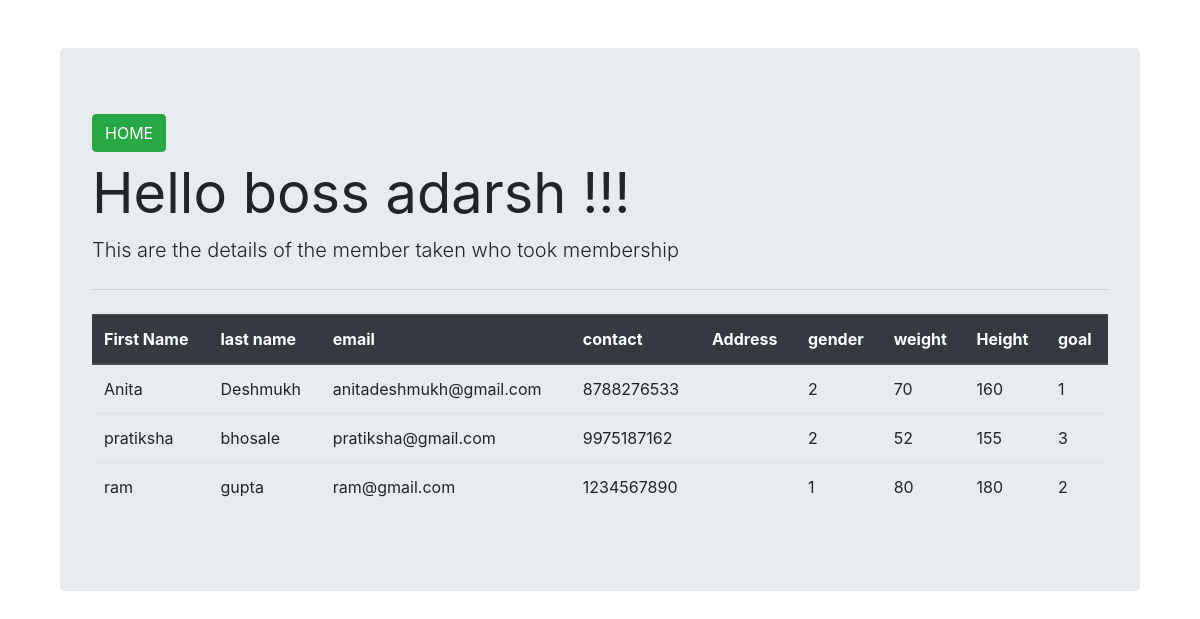
Screenshot of /showMembers (signed in) with the database file from the repository.
### index/models.py (models this page shows, shortened)
class MyUser(AbstractUser):
    Admin=models.BooleanField(default=False)
    Member=models.BooleanField(default=False)
    username=models.CharField(null=True,max_length=10,unique=True)
    first_name=models.CharField(null=True,max_length=20)
    last_name=models.CharField(null=True,max_length=20)
    email=models.EmailField(null=True,unique=True,validators=[validate_email])

class Membership(models.Model):
    first_name=models.CharField(null=True,max_length=20)
    last_name=models.CharField(null=True,max_length=20)
    email=models.EmailField(null=True,unique=True,validators=[validate_email])
    contact=models.IntegerField(null=True,unique=True)
    Address=models.TextField(null=True)
    gender=models.CharField(null=True,max_length=50,choices=gender_choice)
    weight=models.IntegerField(null=True,help_text="Weight should be in KG")
    height=models.IntegerField(null=True,help_text="Height should be in CM")
    goal=models.CharField(null=True,max_length=50,choices=goal_choice)

### index/views.py (the view)
# urls.py: path('showMembers', views.showMembers, name='showMembers'),
@csrf_protect
def showMembers(request):
    if request.session.has_key("is_logged"):
        data=Membership.objects.all()
        return render (request,"showMembers.html",{"data":data})

### index/templates/showMembers.html (shortened to what this page needs)
{% load crispy_forms_tags %}
<!DOCTYPE html>
<html lang="en">
<head>
    <link rel="stylesheet" href="https://cdn.jsdelivr.net/npm/bootstrap@4.3.1/dist/css/bootstrap.min.css">
    <link rel="stylesheet" href="https://cdnjs.cloudflare.com/ajax/libs/font-awesome/5.11.2/css/all.min.css" />
</head>
<body>
    <div class="container">
        <div class="col-md-12 offset-md-0 mt-5" >
            <div class="jumbotron">
                <h2><a href={% url "boss" %} class="btn btn-success">HOME</a></h2>
                <h1 class="display-4"><b>Hello boss {{request.user.username}} !!!</b></h1>
                <p class="lead">This are the details of the member taken who took membership</p>
                <hr class="my-4">
                <table class="table">
                    <thead class="thead-dark">
                      <tr>
                        <th scope="col">First Name</th>
                        <th scope="col">last name</th>
                        <th scope="col">email</th>
                        <th scope="col">contact</th>
                        <th scope="col">Address</th>
                        <th scope="col">gender</th>
                        <th scope="col">weight</th>
                        <th scope="col">Height</th>
                        <th scope="col">goal</th>
                      </tr>
                    </thead>
                    <tbody>
                        {% for i in data %}
                      <tr>
                        <td>{{i.first_name}}</td>
                        <td>{{i.last_name}}</td>
                        <td>{{i.email}}</td>
                        <td>{{i.contact}}</td>
                        <td>{{i.address}}</td>
                        <td>{{i.gender}}</td>
                        <td>{{i.weight}}</td>
                        <td>{{i.height}}</td>
                        <td>{{i.goal}}</td>
                      </tr>
                      {% endfor %}
                    </tbody>
                  </table>
            </div>
        </div>
    </div>
</body>
</html>

### rows the page displays
MyUser: user.username "adarsh"
Membership: first_name "Anita", last_name "Deshmukh", email "anitadeshmukh@gmail.com", contact "8788276533", gender "2", weight "70", height "160", goal "1"
Membership: first_name "pratiksha", last_name "bhosale", email "pratiksha@gmail.com", contact "9975187162", gender "2", weight "52", height "155", goal "3"
Membership: first_name "ram", last_name "gupta", email "ram@gmail.com", contact "1234567890", gender "1", weight "80", height "180", goal "2"
